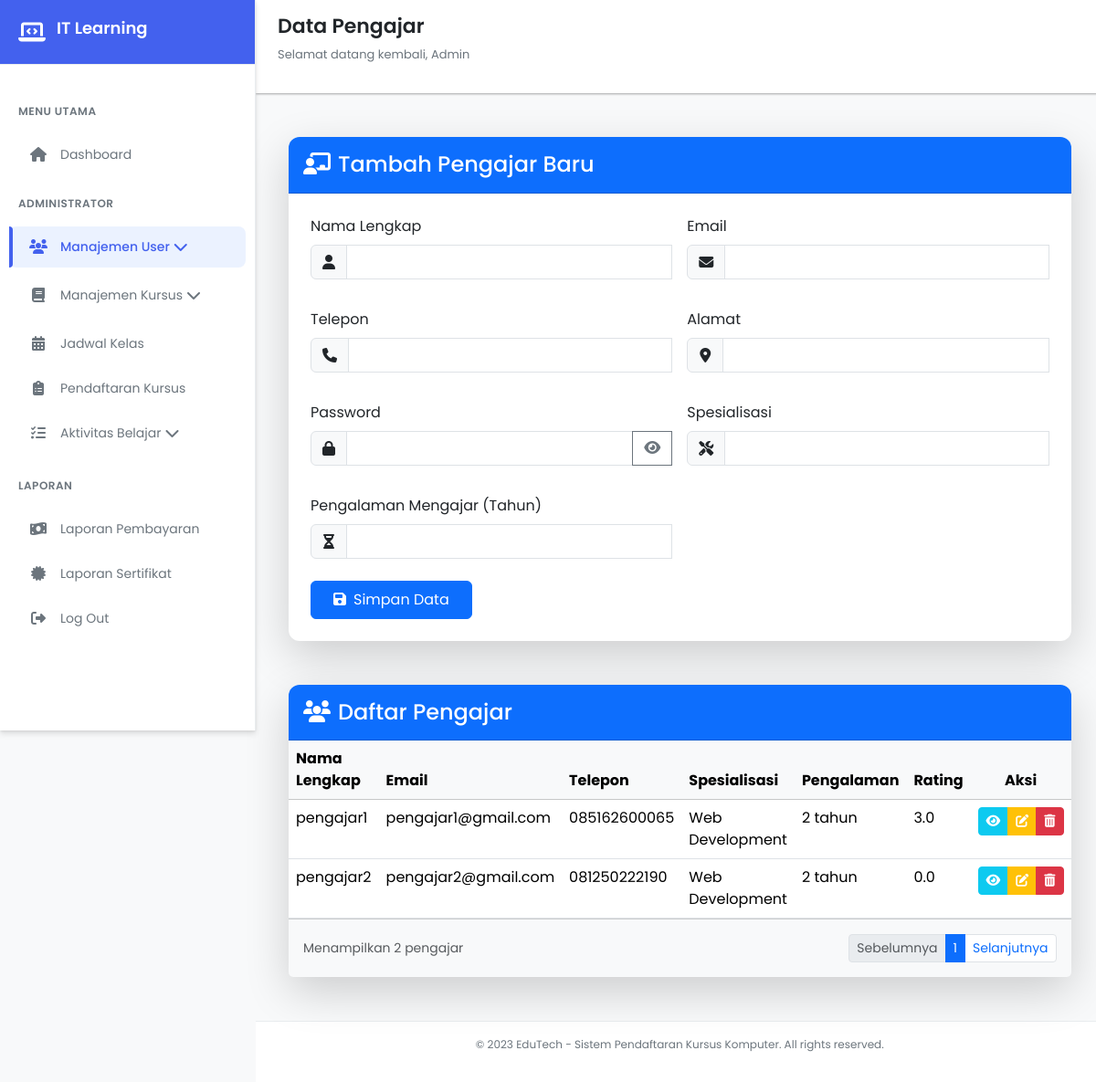
/views/dashboard/manajemen_user/data_pengajar.php (signed in), run on the app's committed database.
### tables this page shows
CREATE TABLE `instructors` (
  `instructor_id` int(11) NOT NULL,
  `spesialisasi` varchar(255) DEFAULT NULL,
  `pengalaman_mengajar_tahun` int(11) DEFAULT NULL,
  `rating_rata_rata` decimal(2,1) DEFAULT NULL
);

CREATE TABLE `users` (
  `user_id` int(11) NOT NULL,
  `nama_lengkap` varchar(255) DEFAULT NULL,
  `email` varchar(255) DEFAULT NULL,
  `password_hash` varchar(255) DEFAULT NULL,
  `telepon` varchar(20) DEFAULT NULL,
  `alamat` text DEFAULT NULL,
  `tanggal_registrasi` datetime DEFAULT NULL,
  `last_login` datetime DEFAULT NULL,
  `role` enum('siswa','pengajar','admin') DEFAULT NULL
);

### views/dashboard/manajemen_user/data_pengajar.php (the view, shortened to what this page needs)
 <?php
 include '../../../database/koneksi.php';
 $query = "SELECT u.user_id, u.nama_lengkap, u.email, u.telepon, u.alamat, i.spesialisasi, i.pengalaman_mengajar_tahun, i.rating_rata_rata
          FROM users u
          JOIN instructors i ON u.user_id = i.instructor_id
          WHERE u.role = 'pengajar'";
$result = mysqli_query($conn, $query);
?>
<!DOCTYPE html>
<html lang="id">
<head>
    <link href="https://cdn.jsdelivr.net/npm/bootstrap@5.3.3/dist/css/bootstrap.min.css" rel="stylesheet">
    <link rel="stylesheet" href="https://cdnjs.cloudflare.com/ajax/libs/font-awesome/6.4.0/css/all.min.css">
    <link rel="stylesheet" href="../../../css/dasboard.css">
</head>
<body>
  <div class="sidebar" id="sidebar">
        <div class="sidebar-header">
            <i class="fas fa-laptop-code"></i>
            <h2>IT Learning</h2>
        </div>
       <div class="sidebar-menu">
            <div class="menu-category">Menu Utama</div>
            <div class="menu-item " onclick="window.location.href='../dashboard.php'">
                <i class="fas fa-home"></i>
                <span>Dashboard</span>
             </div>
            <div class="menu-category">Administrator</div>
            <div class="menu-item active" onclick="toggleDropdown('user-dropdown')">
                <i class="fas fa-users"></i>
                <span>Manajemen User</span>
                <i class="fas fa-chevron-down ml-auto" id="user-chevron"></i>
            </div>
            <div class="menu-item" onclick="toggleDropdown('course-dropdown')">
                <i class="fas fa-book"></i>
                <span>Manajemen Kursus</span>
                <i class="fas fa-chevron-down ml-auto" id="course-chevron"></i>
            </div>
           <div class="menu-item" onclick="window.location.href='../jadwal/jadwal.php'">
                <i class="fas fa-calendar-alt"></i>
                <span>Jadwal Kelas</span>
            </div>
             <div class="menu-item" onclick="window.location.href='../pendaftaran_kursus/pendaftaran.php'">
                <i class="fas fa-clipboard-list"></i>
                <span>Pendaftaran Kursus</span>
            </div>
            <div class="menu-item" onclick="toggleDropdown('activity-dropdown')">
                <i class="fas fa-tasks"></i>
                <span>Aktivitas Belajar</span>
                <i class="fas fa-chevron-down ml-auto" id="activity-chevron"></i>
            </div>
            <div class="menu-category">Laporan</div>
              <div class="menu-item" onclick="window.location.href='../pembayaran/laporan_pembayaran.php'">
                <i class="fas fa-money-bill-wave"></i>
                <span>Laporan Pembayaran</span>
            </div>
            <div class="menu-item" onclick="window.location.href='../sertifikat/sertifikat.php'">
                <i class="fas fa-certificate"></i>
                <span>Laporan Sertifikat</span>
            </div>
           <div class="menu-item" onclick="window.location.href='../../../php/logout.php'">
                <i class="fas fa-sign-out-alt"></i>
                <span>Log Out</span>
            </div>
       </div>
    </div>
    <div class="main-content" id="mainContent">
        <div class="header">
            <div class="header-title">
                <h1>Data Pengajar</h1>
                <p>Selamat datang kembali, Admin</p>
            </div>
        </div>
        <div class="content">
           <div class="container-fluid py-4">
    <div class="card shadow-lg mb-5 border-0">
        <div class="card-header bg-primary text-white py-3">
            <h4 class="mb-0"><i class="fas fa-chalkboard-teacher me-2"></i>Tambah Pengajar Baru</h4>
        </div>
        <div class="card-body p-4">
            <form method="POST" action="../../../php/pengajar/pengajar_store.php" class="row g-3 needs-validation" novalidate>
                <div class="col-md-6 mb-3">
                    <label for="nama_lengkap" class="form-label">Nama Lengkap</label>
                    <div class="input-group">
                        <span class="input-group-text"><i class="fas fa-user"></i></span>
                        <input type="text" class="form-control" id="nama_lengkap" name="nama_lengkap" required>
                    </div>
                </div>
                <div class="col-md-6 mb-3">
                    <label for="email" class="form-label">Email</label>
                    <div class="input-group">
                        <span class="input-group-text"><i class="fas fa-envelope"></i></span>
                        <input type="email" class="form-control" id="email" name="email" required>
                    </div>
                </div>
                <div class="col-md-6 mb-3">
                    <label for="telepon" class="form-label">Telepon</label>
                    <div class="input-group">
                        <span class="input-group-text"><i class="fas fa-phone"></i></span>
                        <input type="text" class="form-control" id="telepon" name="telepon" required>
                    </div>
                </div>
                <div class="col-md-6 mb-3">
                    <label for="alamat" class="form-label">Alamat</label>
                    <div class="input-group">
                        <span class="input-group-text"><i class="fas fa-map-marker-alt"></i></span>
                        <input type="text" class="form-control" id="alamat" name="alamat" required>
                    </div>
                </div>
                <div class="col-md-6 mb-3">
                    <label for="password" class="form-label">Password</label>
                    <div class="input-group">
                        <span class="input-group-text"><i class="fas fa-lock"></i></span>
                        <input type="password" class="form-control" id="password" name="password" required>
                        <button class="btn btn-outline-secondary toggle-password" type="button">
                            <i class="fas fa-eye"></i>
                        </button>
                    </div>
                </div>
                <div class="col-md-6 mb-3">
                    <label for="spesialisasi" class="form-label">Spesialisasi</label>
                    <div class="input-group">
                        <span class="input-group-text"><i class="fas fa-tools"></i></span>
                        <input type="text" class="form-control" id="spesialisasi" name="spesialisasi" required>
                    </div>
                </div>
                <div class="col-md-6 mb-3">
                    <label for="pengalaman_mengajar_tahun" class="form-label">Pengalaman Mengajar (Tahun)</label>
                    <div class="input-group">
                        <span class="input-group-text"><i class="fas fa-hourglass-half"></i></span>
                        <input type="number" class="form-control" id="pengalaman_mengajar_tahun" name="pengalaman_mengajar_tahun" required>
                    </div>
                </div>
                <div class="col-12 mt-2">
                    <button type="submit" class="btn btn-primary px-4 py-2">
                        <i class="fas fa-save me-2"></i>Simpan Data
                    </button>
                </div>
            </form>
        </div>
    </div>
    <div class="card shadow-lg border-0">
        <div class="card-header bg-primary text-white py-3">
            <h4 class="mb-0"><i class="fas fa-users me-2"></i>Daftar Pengajar</h4>
        </div>
        <div class="card-body p-0">
            <div class="table-responsive">
                <table class="table table-hover mb-0" id="instructorTable">
                    <thead class="table-light">
                        <tr>
                            <th>Nama Lengkap</th>
                            <th>Email</th>
                            <th>Telepon</th>
                            <th>Spesialisasi</th>
                            <th>Pengalaman</th>
                            <th>Rating</th>
                            <th class="text-center">Aksi</th>
                        </tr>
                    </thead>
                    <tbody>
                        <?php while ($row = mysqli_fetch_assoc($result)) { ?>
                        <tr>
                            <td><?= htmlspecialchars($row['nama_lengkap']) ?></td>
                            <td><?= htmlspecialchars($row['email']) ?></td>
                            <td><?= htmlspecialchars($row['telepon']) ?></td>
                            <td><?= htmlspecialchars($row['spesialisasi']) ?></td>
                            <td><?= htmlspecialchars($row['pengalaman_mengajar_tahun']) ?> tahun</td>
                            <td><?= number_format($row['rating_rata_rata'] ?? 0, 1) ?></td>
                            <td class="text-center">
                                <div class="btn-group btn-group-sm">
                                    <a href="detail_pengajar.php?id=<?= $row['user_id'] ?>" class="btn btn-info text-white" title="Detail">
                                        <i class="fas fa-eye"></i>
                                    </a>
                                    <a href="edit_pengajar.php?id=<?= $row['user_id'] ?>" class="btn btn-warning text-white" title="Edit">
                                        <i class="fas fa-edit"></i>
                                    </a>
                                    <a href="../../../php/pengajar/delete.php?id=<?= $row['user_id'] ?>"
                                       class="btn btn-danger"
                                       onclick="return confirm('Yakin ingin menghapus pengajar ini?')"
                                       title="Hapus">
                                        <i class="fas fa-trash-alt"></i>
                                    </a>
                                </div>
                            </td>
                        </tr>
                        <?php } ?>
                    </tbody>
                </table>
            </div>
        </div>
        <div class="card-footer bg-light py-3">
            <div class="d-flex justify-content-between align-items-center">
                <div class="text-muted small">
                    Menampilkan <span><?= mysqli_num_rows($result) ?></span> pengajar
                </div>
                <nav aria-label="Page navigation">
                    <ul class="pagination pagination-sm mb-0">
                        <li class="page-item disabled"><a class="page-link" href="#">Sebelumnya</a></li>
                        <li class="page-item active"><a class="page-link" href="#">1</a></li>
                        <li class="page-item"><a class="page-link" href="#">Selanjutnya</a></li>
                    </ul>
                </nav>
            </div>
        </div>
    </div>
</div>
        </div>
        <div class="footer">
            <p>© 2023 EduTech - Sistem Pendaftaran Kursus Komputer. All rights reserved.</p>
        </div>
    </div>
</body>
</html>

### css/dasboard.css (style rules this page uses)
:root { --primary: #4361ee; --primary-dark: #3a56d4; --primary-light: #ebf2ff; --secondary: #3f37c9; --accent: #4895ef; --success: #4cc9f0; --warning: #f8961e; --danger: #f72585; --light: #f8f9fa; --dark: #212529; --gray: #6c757d; --light-gray: #e9ecef; --white: #ffffff; --shadow-sm: 0 1px 3px rgba(0,0,0,0.12), 0 1px 2px rgba(0,0,0,0.24); --shadow-md: 0 4px 6px rgba(0,0,0,0.1), 0 1px 3px rgba(0,0,0,0.08); --shadow-lg: 0 10px 25px rgba(0,0,0,0.1), 0 5px 10px rgba(0,0,0,0.05); --radius-sm: 8px; --radius-md: 12px; --radius-lg: 16px; --transition: all 0.3s cubic-bezier(0.25, 0.8, 0.25, 1); }
.card { border-radius: 0.75rem; }
.card-header { border-radius: 0.75rem 0.75rem 0 0 !important; }
.input-group-text { min-width: 40px; justify-content: center; }
.toggle-password { min-width: 40px; }
* { margin: 0; padding: 0; box-sizing: border-box; font-family: 'Poppins', sans-serif; }
body { display: flex; min-height: 100vh; background-color: var(--light); color: var(--dark); transition: var(--transition); }
.sidebar { width: 280px; background: var(--white); height: 100vh; position: fixed; transition: var(--transition); z-index: 1000; box-shadow: var(--shadow-md); border-right: 1px solid var(--light-gray); display: flex; flex-direction: column; }
.sidebar-header { padding: 20px; display: flex; align-items: center; border-bottom: 1px solid var(--light-gray); background: var(--primary); color: var(--white); }
.sidebar-header i { font-size: 24px; margin-right: 12px; color: var(--white); }
.sidebar-header h2 { font-size: 18px; font-weight: 600; }
.sidebar-menu { padding: 20px 0; flex: 1; overflow-y: auto; }
.menu-category { padding: 12px 20px; font-size: 12px; font-weight: 600; text-transform: uppercase; letter-spacing: 0.5px; color: var(--gray); margin-top: 10px; }
.menu-item { padding: 12px 20px; display: flex; align-items: center; cursor: pointer; transition: var(--transition); margin: 4px 10px; border-radius: var(--radius-sm); color: var(--gray); }
.menu-item.active { background-color: var(--primary-light); color: var(--primary); font-weight: 500; position: relative; }
.menu-item.active::before { content: ''; position: absolute; left: 0; top: 0; height: 100%; width: 4px; background-color: var(--primary); border-radius: 0 var(--radius-sm) var(--radius-sm) 0; }
.menu-item i { width: 24px; margin-right: 12px; font-size: 16px; text-align: center; }
.menu-item span { font-size: 14px; }
.main-content { flex: 1; margin-left: 280px; transition: var(--transition); min-height: 100vh; display: flex; flex-direction: column; }
.header { display: flex; justify-content: space-between; align-items: center; padding: 16px 24px; background-color: var(--white); box-shadow: var(--shadow-sm); z-index: 100; position: sticky; top: 0; }
.header-title h1 { color: var(--dark); font-size: 22px; font-weight: 600; }
.header-title p { font-size: 13px; color: var(--gray); margin-top: 2px; }
.content { flex: 1; padding: 24px; background-color: var(--light); }
.footer { text-align: center; padding: 16px; font-size: 12px; color: var(--gray); border-top: 1px solid var(--light-gray); background-color: var(--white); }

### data on the page
instructors: instructor_id.nama_lengkap "pengajar1", instructor_id.email "pengajar1@gmail.com", instructor_id.telepon "085162600065", spesialisasi "Web Development", pengalaman_mengajar_tahun "2", rating_rata_rata "3.0"
instructors: instructor_id.nama_lengkap "pengajar2", instructor_id.email "pengajar2@gmail.com", instructor_id.telepon "081250222190", spesialisasi "Web Development", pengalaman_mengajar_tahun "2", rating_rata_rata "0.0"

### other printed values
mysqli_num_rows($result) "2"
